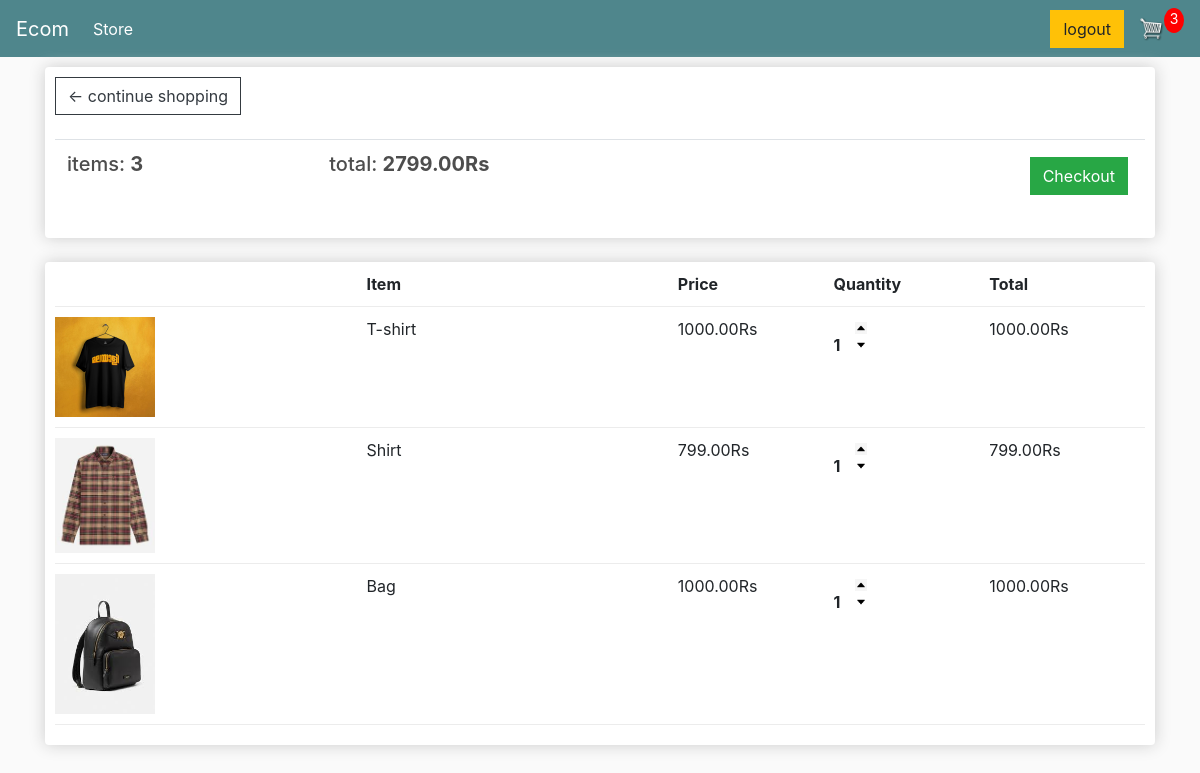
The app's page /cart/ (signed in) with its own data.
### store/models.py (models this page shows, shortened)
class order(models.Model):
    customer=models.ForeignKey(customer,on_delete=models.SET_NULL,blank=True,null=True)
    date_orderd=models.DateTimeField(auto_now_add=True)
    complete=models.BooleanField(default=False,null=True,blank=True)
    transaction_id=models.CharField(max_length=200,null=True)
    @property
    def cart_total(self):
        total=0
        orderitems=self.orderitem_set.all()
        for i in orderitems:
            total+=i.total
        return total
    @property
    def cart_items(self):
        orderitems=self.orderitem_set.all()
        total=sum([i.quantity for i in orderitems])
        return total

class orderitem(models.Model):
    product=models.ForeignKey(product,on_delete=models.SET_NULL,blank=True,null=True)
    order=models.ForeignKey(order,on_delete=models.SET_NULL,blank=True,null=True)
    quantity=models.IntegerField(default=0,blank=True,null= True)
    date_added=models.DateField(auto_now_add=True)
    @property
    def total(self):
        total=self.product.price*self.quantity
        return total

class product(models.Model):
    name=models.CharField(max_length=200,null=True)
    price=models.FloatField()
    digital=models.BooleanField(default=False,null=True,blank=True)
    image=models.ImageField(null=True,blank=True)
    @property
    def imageurl(self):
        try:
            url=self.image.url
        except:
            url=""
        return url

### store/views.py (the view)
# urls.py: path("cart/",views.cart,name="cart"),
@login_required
def cart(req):
    if req.user.is_authenticated:
        customer=req.user.customer
        orders,created=order.objects.get_or_create(customer=customer,complete=False)
        items=orders.orderitem_set.all()
        cartitems=orders.cart_items
    else:
        items=[]
        orders={"cart_total":0,"cart_items":0,"shipping":False}
        cartitems=orders["cart_items"]
    context={"items":items,"orders":orders,"cartitems":cartitems}
    return render(req,"store/cart.html",context)

### store/templates/store/cart.html
{% extends "store/main.html" %}
{% load static %}
{%block content%}
<div class="row">
    <div class="col-lg-12">
        <div class="box-element">
            <a class="btn btn-outline-dark" href="{% url "store"%}">&#x2190; continue shopping</a>
            <br>
            <br>
            <table class="table">
                <tr>
                    <th><h5>items: <strong>{{orders.cart_items}}</strong></h5></th>
                    <th><h5>total: <strong>{{orders.cart_total|floatformat:2}}Rs</strong></h5></th>
                    <th><a style="float:right; margin:5px" class="btn btn-success" href="{% url "checkout" %}">Checkout</a></th>
                </tr>
            </table>
        </div>
        <br>
        <div class="box-element">
            <div class="cart-row">
                <div style="flex:2"></div>
                <div style="flex:2"><strong>Item</strong></div>
                <div style="flex:1"><strong>Price</strong></div>
                <div style="flex:1"><strong>Quantity</strong></div>
                <div style="flex:1"><strong>Total</strong></div>
            </div>
            {% for item in items%}
            <div class="cart-row">
                <div style="flex:2"><img class="row-image" src="{{item.product.imageurl}}"></div>
                <div style="flex:2"><p>{{item.product.name}}</p></div>
                <div style="flex:1"><p>{{item.product.price|floatformat:2}}Rs</p></div>
                <div style="flex:1">
                    <p class="quantity">{{item.quantity}}</p>
                    <div class="quantity">
                        <img data-product={{item.product.id}} data-action="add" class="chg-quantity update-cart" src="{% static  'images/uparrow.png' %}">
                        <img data-product={{item.product.id}} data-action="remove" class="chg-quantity update-cart" src="{% static  'images/downarrow.png' %}">
                    </div>
                </div>
                <div style="flex:1"><p>{{item.total|floatformat:2}}Rs</p></div>
            </div>
            {%endfor%}
        </div>
    </div>
</div>
{% endblock%}

### store/templates/store/main.html (shortened to what this page needs)
{%load static%}
<html>
    <head>
        <link rel="stylesheet" href="https://stackpath.bootstrapcdn.com/bootstrap/4.4.1/css/bootstrap.min.css">
        <link rel="stylesheet" type="text/css" href="{% static 'css/main.css' %}">
    </head>
    <body>
        <nav class="navbar navbar-expand-lg navbar-dark bg-dark">
            <a class="navbar-brand" href="{% url 'store' %}">Ecom</a>
            <div class="collapse navbar-collapse" id="navbarSupportedContent">
              <ul class="navbar-nav mr-auto">
                <li class="nav-item active">
                  <a class="nav-link" href="{% url 'store' %}">Store <span class="sr-only">(current)</span></a>
                </li>
              </ul>
              <div class="form-inline my-2 my-lg-0">
                       <a href="{% url "logout" %}"class="btn btn-warning">logout</a>
                      <a href="{% url 'cart' %}">
                        <img  id="cart-icon" src="{% static 'images/cart.png' %}">
                       </a>
                     <p id="cart-total">{{cartitems}}</p>
                   </div>
            </div>
          </nav>
        <div class="container">
            {% block content%}
            {%endblock%}
    </body>
</html>

### static/css/main.css (style rules this page uses)
body { background-color: hsl(0, 0%, 98%); }
h1,h2,h3,h4,h5,h6 { color:hsl(0, 0%, 30%); }
.box-element { box-shadow:hsl(0, 0%, 80%) 0 0 16px; background-color: #fff; border-radius: 4px; padding: 10px; }
.bg-dark { background-color: #4f868c!important; }
#cart-icon { width:25px; display: inline-block; margin-left: 15px; }
#cart-total { display: block; text-align: center; color:#fff; background-color: red; width: 20px; height: 25px; border-radius: 50%; font-size: 14px; }
.col-lg-4, .col-lg-6, .col-lg-8, .col-lg-12 { margin-top: 10px; }
.btn { border-radius: 0; }
.row-image { width: 100px; }
.cart-row { display: flex; align-items: flex-stretch; padding-bottom: 10px; margin-bottom: 10px; border-bottom: 1px solid #ececec; }
.quantity { display: inline-block; font-weight: 700; padding-right:10px; }
.chg-quantity { width: 12px; cursor: pointer; display: block; margin-top: 5px; transition:.1s; }

### records on screen
order: cart_items "3", cart_total "2799.00"
orderitem: product.imageurl (picture), product.name "T-shirt", product.price "1000.00", quantity "1", total "1000.00"
orderitem: product.imageurl (picture), product.name "Shirt", product.price "799.00", quantity "1", total "799.00"
orderitem: product.imageurl (picture), product.name "Bag", product.price "1000.00", quantity "1", total "1000.00"

### other values on screen
{{ cartitems }} "3"
